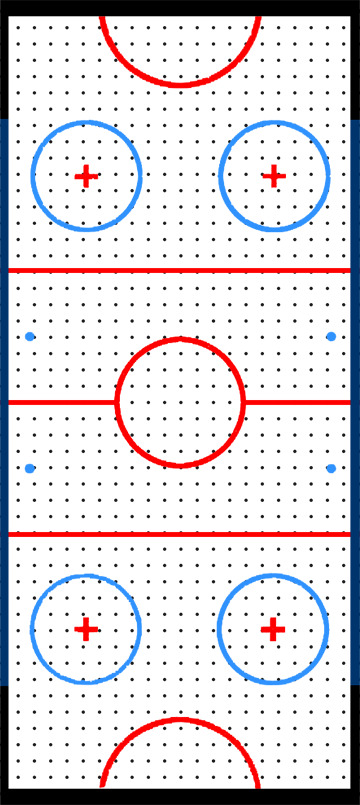
#> input picture assets/air_hockey_table.png, 360 x 805 px
$ python generate_system_id_gifs.py
#> lines starting #> are read from the running program, lines starting #| are printed output that depends on the picture
### scripts/smooth_policy/visualize_demo/visualize_real_trajectory.py
#!/usr/bin/env python3
"""
Visualize real robot trajectory data from HDF5 files as GIFs matching Box2D simulator style.

This script reads trajectory data collected from the real UR5e robot and renders it
using the same visual style as the Box2D simulator, ensuring exact visual alignment.

Key features:
- Loads HDF5 trajectory files from /nfs/data/airhockey/
- Transforms robot frame coordinates to simulation table frame
- Uses the same rendering assets and logic as Box2D simulator
- Generates GIFs with paddle position/velocity visualization
- Optionally visualizes puck position if present in train_vals (fields 32-34)

Usage:
    python visualize_real_trajectory.py /nfs/data/airhockey/trajectory_data434.hdf5
    python visualize_real_trajectory.py /nfs/data/airhockey/trajectory_data434.hdf5 --output-dir ./output
    python visualize_real_trajectory.py /nfs/data/airhockey/trajectory_data434.hdf5 --subsample 2 --max-frames 100
"""

import h5py
import numpy as np
import cv2
import imageio
from pathlib import Path
import argparse
import os
import sys


# [85 lines left out: functions load_trajectory_data, extract_paddle_data, not called in this run]


class RealTrajectoryRenderer:
    """
    Renderer for real robot trajectory visualization matching Box2D simulator style.

    This renderer transforms real robot coordinates to simulation coordinates and
    uses the same rendering logic as the Box2D AirHockeyRenderer.
    """

    # [787 lines left out: functions __init__, _load_assets, convert_to_render_coords_sys, robot_to_table_frame, table_position_to_pixel_coords, position_to_pixel_coords and 11 more, not called in this run]


# [2 lines that do not run on import are left out]

### scripts/smooth_policy/visualize_demo/generate_system_id_gifs.py
#!/usr/bin/env python3
"""Generate timestep-annotated GIFs for the system-ID trajectory set."""

from pathlib import Path

from scripts.smooth_policy.visualize_demo.visualize_real_trajectory import (
    RealTrajectoryRenderer,
    create_trajectory_gif,
    extract_paddle_data,
)
from scripts.smooth_policy.visualize_demo.visualize_real_trajectory_split import (
    load_split_trajectory_data,
)

REPO_ROOT = Path(__file__).resolve().parents[3]

SYSTEM_ID_HDF5 = [
    "real_runs/online_run/episode_hdf5/100-200/trajectory_data451.hdf5",
    "real_runs/online_run/episode_hdf5/100-200/trajectory_data461.hdf5",
    "real_runs/online_run/episode_hdf5/100-200/trajectory_data478.hdf5",
    "real_runs/online_run/episode_hdf5/100-200/trajectory_data458.hdf5",
    "real_runs/online_run/episode_hdf5/>200/trajectory_data476.hdf5",
]

OUTPUT_ROOT = REPO_ROOT / "real_runs" / "online_run" / "system_id_gifs"
OUTPUT_WIDTH = 320
FPS = 20


def main():
    OUTPUT_ROOT.mkdir(parents=True, exist_ok=True)

    renderer = RealTrajectoryRenderer(
        table_length=1.9304,
        table_width=0.8636,
        paddle_radius=0.0508,
        puck_radius=0.03175,
        render_size=360,
        robot_x_offset=1.2,
        orientation="vertical",
        paddle_input_frame="table",
    )
#> in _load_assets, self.table_img is the input picture: shape (805, 360, 3); mean B, G, R 221.4, 216.8, 221.5
#> in _load_assets, `self.table_img = cv2.rotate(self.table_img, cv2.ROTATE_90_CLOCKWISE)`:
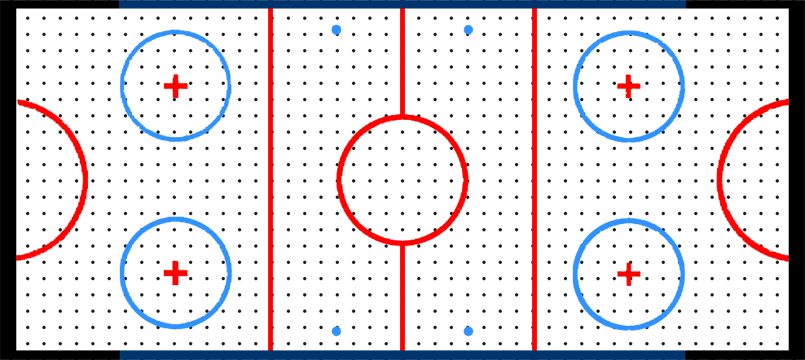
#> self.table_img: shape (360, 805, 3); mean B, G, R 221.4, 216.8, 221.5
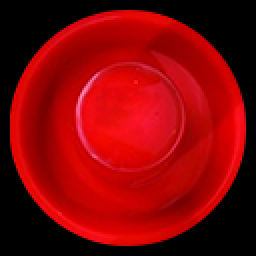
#> input picture assets/paddle.png, 128 x 128 px (shown 2 times larger)
#> in _load_assets, self.paddle_img_orig is the input picture: shape (128, 128, 4); mean B, G, R, A 5.5, 3.8, 131.5, 200.7
#> in _load_assets, `self.paddle_img = cv2.resize(self.paddle_img_orig, (diameter, diameter))`:
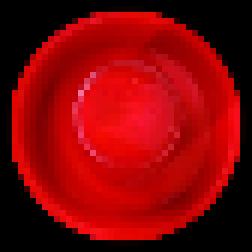
#> self.paddle_img: shape (42, 42, 4) (shown 6 times larger); mean B, G, R, A 5.4, 3.7, 130.8, 201.1

    for rel_path in SYSTEM_ID_HDF5:
        hdf5_path = REPO_ROOT / rel_path
        if not hdf5_path.exists():
            print(f"SKIP (not found): {hdf5_path}")
            continue

        stem = hdf5_path.stem
        out_dir = OUTPUT_ROOT / stem
        out_dir.mkdir(parents=True, exist_ok=True)
        gif_path = out_dir / "trajectory_visualization.gif"

        print(f"\n{'=' * 60}")
        print(f"Processing: {rel_path}")
        print(f"Output:     {gif_path}")

        train_vals = load_split_trajectory_data(hdf5_path)
        paddle_data = extract_paddle_data(train_vals, require_puck=False)

        create_trajectory_gif(
            paddle_data,
            renderer,
            gif_path,
            fps=FPS,
            output_width=OUTPUT_WIDTH,
        )
        print(f"Done: {gif_path}")

    print(f"\nAll GIFs saved under: {OUTPUT_ROOT}")


if __name__ == "__main__":
    main()
